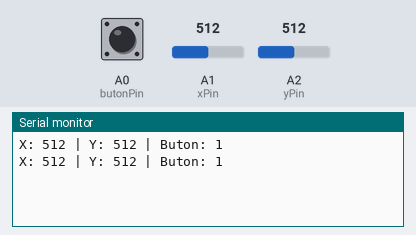
Recording of a sketch running on a simulated Arduino Uno, built with avr-gcc and run on an emulated ATmega328P. Parts: the last lines printed to the serial monitor. The inputs (shaded band) are chosen by the test bench; at power-on: A1 (xPin) = 512, A2 (yPin) = 512, A0 (butonPin) HIGH.

Above: at 1.8 s.
1.9 s: A1 (xPin) set to 716
At 2.8 s:
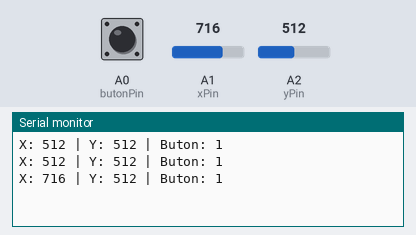
3.4 s: A2 (yPin) set to 716
At 4.4 s:
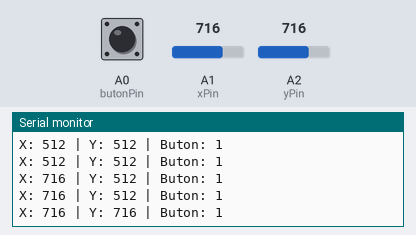
4.9 s: A0 (butonPin) pulled LOW for 1.2 s
At 5.8 s:
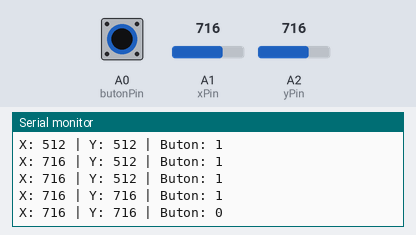
7.6 s: A1 (xPin) set to 900
At 8.8 s:
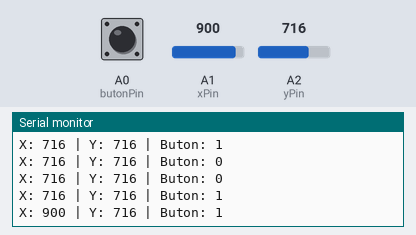
9.1 s: A2 (yPin) set to 900
At 9.1 s:
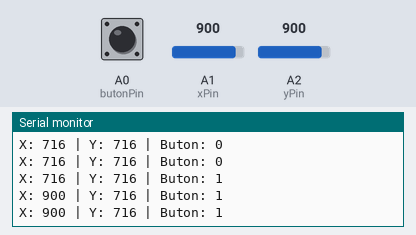
10.6 s: A0 (butonPin) pulled LOW for 1.2 s
At 11.8 s:
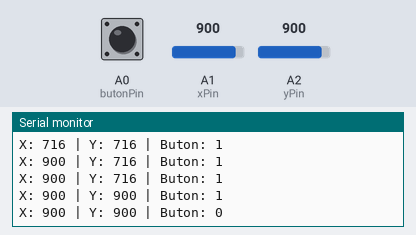
Timing chart, 0 to 13.6 s (numbered marks = the images above; inputs shaded):
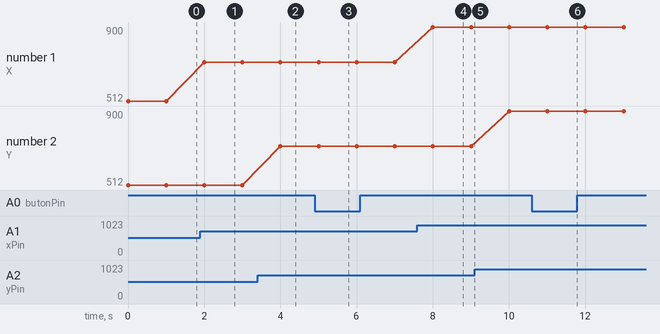

Measured:
- after the input at 1.9 s, the serial monitor: prints a new line after 0.10 s (image 1)
- after the input at 3.4 s, the serial monitor: prints a new line after 0.60 s (image 2)
- after the input at 4.9 s, the serial monitor: prints a new line after 0.10 s (image 3)
- after the input at 7.6 s, the serial monitor: prints a new line after 0.41 s (image 4)
- after the input at 10.6 s, the serial monitor: prints a new line after 0.41 s (image 6)
- plotted number 1: 512 → 716 after the input at 1.9 s, 716 → 900 after the input at 7.6 s

The sketch:

Bolum_2_Uyg_8.ino
```cpp
int xPin = A1;
int yPin = A2;
int butonPin = A0;
int xPozisyonu = 0;
int yPozisyonu = 0;
int butonDurum = 0;
void setup() {
  Serial.begin(9600);
pinMode(xPin, INPUT);
pinMode(yPin, INPUT);
pinMode(butonPin, INPUT_PULLUP);
}
void loop() {
xPozisyonu = analogRead(xPin);
yPozisyonu = analogRead(yPin);
 butonDurum = digitalRead(butonPin);
      Serial.print("X: ");
      Serial.print(xPozisyonu);
      Serial.print(" | Y: ");
      Serial.print(yPozisyonu);
      Serial.print(" | Buton: ");
      Serial.println(butonDurum);
      delay(1000);
}
```
